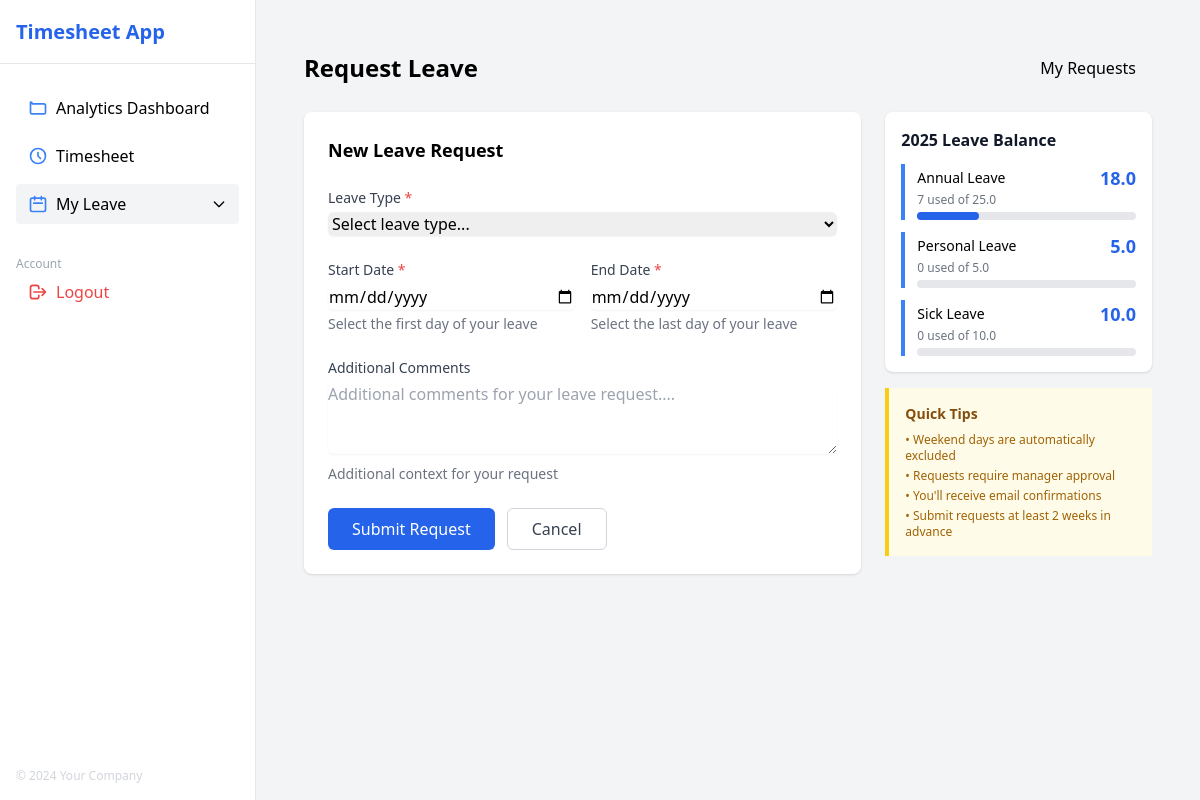
The page /leave_request/request/ (signed in) on the database its author committed.
### timesheet/models.py (models this page shows, shortened)
class LeaveEntitlement(models.Model):
    user = models.ForeignKey(
        settings.AUTH_USER_MODEL,
        on_delete=models.CASCADE,
        related_name="leave_entitlements",
    )
    leave_type = models.ForeignKey(LeaveType, on_delete=models.CASCADE)
    year = models.PositiveIntegerField()
    allocated_days = models.DecimalField(max_digits=5, decimal_places=1)
    class Meta:
        unique_together = ("user", "leave_type", "year")
        ordering = ["-year", "leave_type__name"]
    @property
    def used_days(self):
        return (
            LeaveRequest.objects.filter(
                user=self.user,
                leave_type=self.leave_type,
                start_date__year=self.year,
                status="APPROVED",
            ).aggregate(total=models.Sum("total_days"))["total"]
            or 0
        )
    @property
    def remaining_days(self):
        return self.allocated_days - self.used_days

class LeaveType(models.Model):
    name = models.CharField(max_length=50, unique=True)
    code = models.CharField(max_length=50, unique=True)
    description = models.TextField(blank=True)
    requires_approval = models.BooleanField(default=True)
    active = models.BooleanField(default=True)
    class Meta:
        ordering = ["name"]

class User(AbstractUser):
    employee_id = models.CharField(
        max_length=20, unique=True, help_text="Company-assigned employee id."
    )
    manager = models.ForeignKey(
        "self",
        on_delete=models.SET_NULL,
        null=True,
        blank=True,
        related_name="direct_reports",
    )

### timesheet/views.py (the view)
# urls.py: path("leave_request/request/", views.leave_request_form, name="leave_request"),
@login_required
def leave_request_form(request):
    current_year = date.today().year
    entitlements = LeaveEntitlement.objects.filter(
        user=request.user, year=current_year
    ).select_related("leave_type")
    if request.method == "POST":
        form = LeaveRequestForm(request.POST, user=request.user)
        if form.is_valid():
            leave_request = form.save(commit=False)
            leave_request.user = request.user
            if not leave_request.total_days:
                leave_request.total_days = leave_request.calculate_business_days()
            try:
                entitlement = LeaveEntitlement.objects.get(
                    user=leave_request.user,
                    leave_type=leave_request.leave_type,
                    year=leave_request.start_date.year,
                )
                if leave_request.total_days > entitlement.remaining_days:
                    messages.error(
                        request,
                        f"Insufficient leave balance. You have {entitlement.remaining_days} "
                        f"days remaining for {leave_request.leave_type.name}.",
                    )
                    return render(
                        request,
                        "leave_request/leave_request_form.html",
                        {
                            "form": form,
                            "entitlements": entitlements,
                            "current_year": current_year,
                        },
                    )
            except LeaveEntitlement.DoesNotExist:
                messages.error(
                    request,
                    f"No leave entitlement found for {leave_request.leave_type.name} in {leave_request.start_date.year}.",
                )
                return render(
                    request,
                    "leave_request/leave_request_form.html",
                    {
                        "form": form,
                        "entitlements": entitlements,
                        "current_year": current_year,
                    },
                )
            leave_request.save()
            email_results = {"confirmation": False, "manager": False}
            try:
                email_results["confirmation"] = leave_request.send_confirmation_email()
            except Exception as e:
                logger.error(f"Unexpected error sending confirmation email: {str(e)}")
            try:
                email_results["manager"] = leave_request.send_manager_notification()
            except Exception as e:
                logger.error(f"Unexpected error sending manager notification: {str(e)}")
            success_message = (
                f"Leave request submitted successfully! "
                f"You've requested {leave_request.total_days} days from "
                f"{leave_request.start_date} to {leave_request.end_date}."
            )
            if email_results["confirmation"] and email_results["manager"]:
                success_message += (
                    " Confirmation emails have been sent to you and your manager."
                )
            elif email_results["confirmation"]:
                success_message += " A confirmation email has been sent to you."
                messages.warning(
                    request, "Note: Could not send notification to your manager."
                )
            elif email_results["manager"]:
                success_message += " A notification has been sent to your manager."
                messages.warning(
                    request, "Note: Could not send confirmation email to you."
                )
            else:
                success_message += (
                    " However, email notifications could not be sent at this time."
                )
                messages.warning(
                    request,
                    "Email system is currently unavailable. Please contact HR to confirm your request was received.",
                )
            messages.success(request, success_message)
            messages.info(
                request,
                "You can view the status of your request anytime in 'My Requests'.",
            )
            return redirect("timesheet:leave_request")
    else:
        form = LeaveRequestForm(user=request.user)
    return render(
        request,
        "leave_request/leave_request_form.html",
        {"form": form, "entitlements": entitlements, "current_year": current_year},
    )

### templates/leave_request/leave_request_form.html (shortened to what this page needs)
{% extends "base.html" %}
{% load widget_tweaks %}
{% block content %}
<div class="max-w-4xl mx-auto p-6">
  <div class="flex items-center justify-between mb-6">
    <h1 class="text-2xl font-bold">Request Leave</h1>
    <div class="flex space-x-2">
      <a href="{% url 'timesheet:my_requests' %}" class="px-4 py-2 bg-gray-100 rounded hover:bg-gray-200">
        My Requests
      </a>
    </div>
  </div>
  <div class="grid grid-cols-1 lg:grid-cols-3 gap-6">
    <div class="lg:col-span-2">
      <div class="bg-white shadow rounded-lg p-6">
        <h2 class="text-lg font-semibold mb-4">New Leave Request</h2>
        <form method="POST" class="space-y-6" id="leave-form">
          <div>
            <label for="{{ form.leave_type.id_for_label }}" class="block text-sm font-medium text-gray-700 mb-1">
              {{ form.leave_type.label }}
              {% if form.leave_type.field.required %}<span class="text-red-500">*</span>{% endif %}
            </label>
            <select
              name="leave_type"
              id="{{ form.leave_type.id_for_label }}"
              class="w-full border-gray-300 rounded-md shadow-sm focus:border-blue-500 focus:ring-blue-500"
              hx-get="{% url 'timesheet:check_balance_htmx' %}"
              hx-trigger="change"
              hx-target="#balance-info"
              hx-include="[name='start_date'], [name='end_date']"
            >
              <option value="">Select leave type...</option>
            </select>
          </div>
          <div class="grid grid-cols-1 md:grid-cols-2 gap-4">
            <div>
              <label for="{{ form.start_date.id_for_label }}" class="block text-sm font-medium text-gray-700 mb-1">
                {{ form.start_date.label }}
                {% if form.start_date.field.required %}<span class="text-red-500">*</span>{% endif %}
              </label>
              <input
                name="start_date"
                id="{{ form.start_date.id_for_label }}"
                type="date"
                value="{{ form.start_date.value|default:'' }}"
                min="{{ form.start_date.field.widget.attrs.min }}"
                class="w-full border-gray-300 rounded-md shadow-sm focus:border-blue-500 focus:ring-blue-500"
                hx-get="{% url 'timesheet:calculate_days_htmx' %}"
                hx-trigger="change"
                hx-target="#days-calculation"
                hx-include="[name='end_date'], [name='leave_type']"
                hx-swap="innerHTML"
              >
              {% if form.start_date.help_text %}
                <p class="mt-1 text-sm text-gray-500">{{ form.start_date.help_text }}</p>
              {% endif %}
            </div>
            <div>
              <label for="{{ form.end_date.id_for_label }}" class="block text-sm font-medium text-gray-700 mb-1">
                {{ form.end_date.label }}
                {% if form.end_date.field.required %}<span class="text-red-500">*</span>{% endif %}
              </label>
              <input
                name="end_date"
                id="{{ form.end_date.id_for_label }}"
                type="date"
                value="{{ form.end_date.value|default:'' }}"
                min="{{ form.end_date.field.widget.attrs.min }}"
                class="w-full border-gray-300 rounded-md shadow-sm focus:border-blue-500 focus:ring-blue-500"
                hx-get="{% url 'timesheet:calculate_days_htmx' %}"
                hx-trigger="change"
                hx-target="#days-calculation"
                hx-include="[name='start_date'], [name='leave_type']"
                hx-swap="innerHTML"
              >
              {% if form.end_date.help_text %}
                <p class="mt-1 text-sm text-gray-500">{{ form.end_date.help_text }}</p>
              {% endif %}
            </div>
          </div>
          <div>
            <label for="{{ form.comments.id_for_label }}" class="block text-sm font-medium text-gray-700 mb-1">
              {{ form.comments.label }}
            </label>
            {{ form.comments|add_class:"w-full border-gray-300 rounded-md shadow-sm focus:border-blue-500 focus:ring-blue-500" }}
            {% if form.comments.help_text %}
              <p class="mt-1 text-sm text-gray-500">{{ form.comments.help_text }}</p>
            {% endif %}
          </div>
          <div class="flex space-x-3">
            <button
              type="submit"
              class="px-6 py-2 bg-blue-600 text-white rounded-md hover:bg-blue-700 focus:ring-2 focus:ring-blue-500 focus:ring-offset-2"
            >
              Submit Request
            </button>
            <a
              href="{% url 'timesheet:my_requests' %}"
              class="px-6 py-2 border border-gray-300 rounded-md text-gray-700 hover:bg-gray-50 focus:ring-2 focus:ring-blue-500 focus:ring-offset-2"
            >
              Cancel
            </a>
          </div>
        </form>
      </div>
    </div>
    <div class="space-y-4">
      <div class="bg-white shadow rounded-lg p-4">
        <h3 class="font-semibold text-gray-900 mb-3">{{ current_year }} Leave Balance</h3>
        {% if entitlements %}
          <div class="space-y-3">
            {% for entitlement in entitlements %}
              <div class="border-l-4 border-blue-500 pl-3">
                <div class="flex justify-between items-center">
                  <span class="text-sm font-medium">{{ entitlement.leave_type.name }}</span>
                  <span class="text-lg font-bold text-blue-600">
                    {{ entitlement.remaining_days }}
                  </span>
                </div>
                <div class="text-xs text-gray-500">
                  {{ entitlement.used_days }} used of {{ entitlement.allocated_days }}
                </div>
                <div class="w-full bg-gray-200 rounded-full h-2 mt-1">
                  <div
                    class="bg-blue-600 h-2 rounded-full"
                    style="width: {% if entitlement.allocated_days > 0 %}{% widthratio entitlement.used_days entitlement.allocated_days 100 %}{% else %}0{% endif %}%"
                  ></div>
                </div>
              </div>
            {% endfor %}
          </div>
        {% else %}
          <p class="text-sm text-gray-500">No leave entitlements found for {{ current_year }}.</p>
        {% endif %}
      </div>
      <div class="bg-yellow-50 border-l-4 border-yellow-400 p-4">
        <h4 class="text-sm font-semibold text-yellow-800 mb-2">Quick Tips</h4>
        <ul class="text-xs text-yellow-700 space-y-1">
          <li>• Weekend days are automatically excluded</li>
          <li>• Requests require manager approval</li>
          <li>• You'll receive email confirmations</li>
          <li>• Submit requests at least 2 weeks in advance</li>
        </ul>
      </div>
    </div>
  </div>
</div>
{% endblock %}

### rows shown on the page
LeaveEntitlement: leave_type.name "Annual Leave", remaining_days "18.0", used_days "7", allocated_days "25.0"
LeaveEntitlement: leave_type.name "Personal Leave", remaining_days "5.0", used_days "0", allocated_days "5.0"
LeaveEntitlement: leave_type.name "Sick Leave", remaining_days "10.0", used_days "0", allocated_days "10.0"
